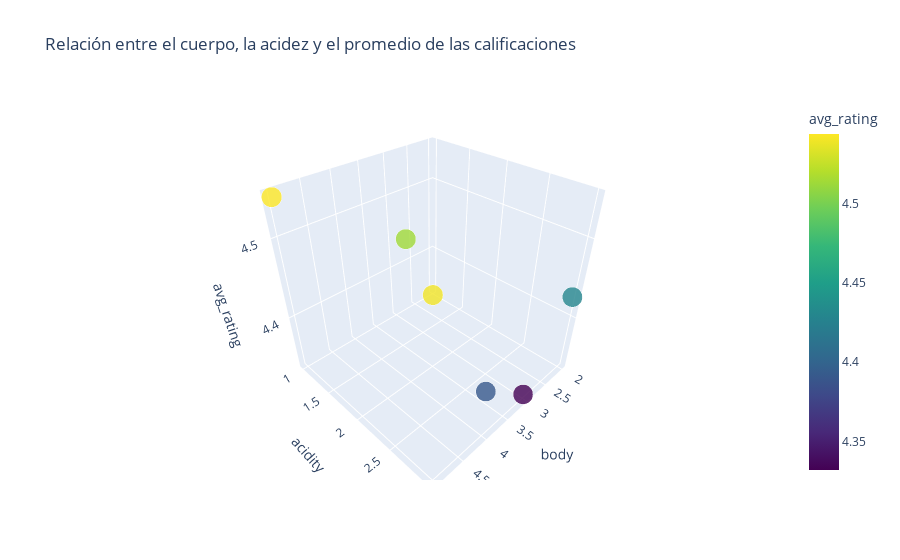

Notebook code for this chart:
### Code cell
# Consulta 19: Relación entre cuerpo, acidez y calificación promedio
# Panel interactivo 
fig = px.scatter_3d(data_consulta19, x='body', y='acidity', z='avg_rating', 
                    color='avg_rating', size='avg_rating', 
                    title='Relación entre el cuerpo, la acidez y el promedio de las calificaciones', 
                    color_continuous_scale='Viridis')
fig.update_traces(marker=dict(opacity=0.8))
fig.show()

### Figure 1 — Plotly figure (JSON) as saved in the notebook; plotly's stock layout.template omitted (floating-point values rounded to 4 significant figures)
{"data": [{"hovertemplate": "body=%{x}<br>acidity=%{y}<br>avg_rating=%{marker.color}<extra></extra>", "legendgroup": "", "marker": {"color": [4.544, 4.54, 4.514, 4.429, 4.391, 4.332], "coloraxis": "coloraxis", "opacity": 0.8, "size": [4.544, 4.54, 4.514, 4.429, 4.391, 4.332], "sizemode": "area", "sizeref": 0.01136, "symbol": "circle"}, "mode": "markers", "name": "", "scene": "scene", "showlegend": false, "type": "scatter3d", "x": [5, 5, 4, 2, 4, 3], "y": [1, 3, 2, 3, 3, 3], "z": [4.544, 4.54, 4.514, 4.429, 4.391, 4.332]}], "layout": {"coloraxis": {"colorbar": {"title": {"text": "avg_rating"}}, "colorscale": [[0, "#440154"], [0.1111, "#482878"], [0.2222, "#3e4989"], [0.3333, "#31688e"], [0.4444, "#26828e"], [0.5556, "#1f9e89"], [0.6667, "#35b779"], [0.7778, "#6ece58"], [0.8889, "#b5de2b"], [1, "#fde725"]]}, "legend": {"itemsizing": "constant", "tracegroupgap": 0}, "scene": {"domain": {"x": [0, 1], "y": [0, 1]}, "xaxis": {"title": {"text": "body"}}, "yaxis": {"title": {"text": "acidity"}}, "zaxis": {"title": {"text": "avg_rating"}}}, "title": {"text": "Relación entre el cuerpo, la acidez y el promedio de las calificaciones"}}}
